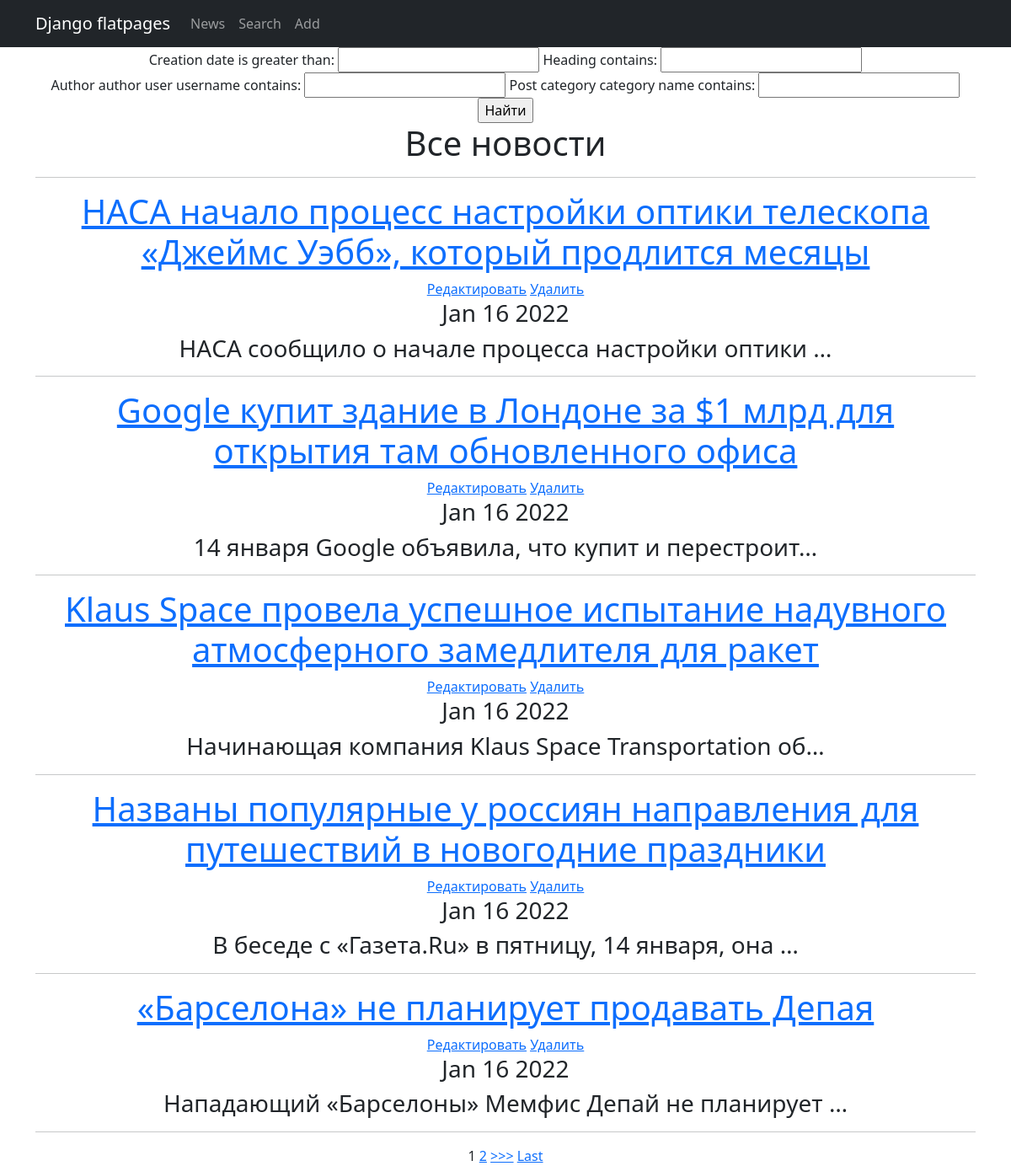
The app's page /news/search/ with its own data.
### news/models.py (models this page shows, shortened)
class Post(models.Model):
    NEWS = 'NW'
    ARTICLE = 'AR'
    POST_TYPE = [(NEWS, 'Новость'),
                 (ARTICLE, 'Статья')]
    author = models.ForeignKey(Author, on_delete=models.CASCADE)
    post_type = models.CharField(max_length=2, choices=POST_TYPE, default=ARTICLE)
    creation_date = models.DateTimeField(auto_now_add=True)
    post_category = models.ManyToManyField(Category, through='PostCategory')
    heading = models.CharField(max_length=128)
    text = models.TextField()
    rating = models.IntegerField(default=0)

### news/views.py (the view)
# urls.py: path('search/', Search.as_view()),
class Search(ListView):
    model = Post
    template_name = 'search.html'
    context_object_name = 'search'
    ordering = ['-creation_date']
    paginate_by = 5
    def get_filter(self):
        return NewsFilter(self.request.GET, queryset=super().get_queryset())
    def get_queryset(self):
        return self.get_filter().qs
    def get_context_data(self, *args, **kwargs):
        return {
            **super().get_context_data(*args, **kwargs),
            'filter': self.get_filter(),
        }

### news/templatetags/custom_filters.py (called while the page is built)
@register.filter(name='censor')
def censor(text):
    bad_words = ['badword1', 'badword2']
    new_text = text.split(' ')
    for i, word in enumerate(new_text):
        for bad_word in bad_words:
            if word == bad_word:
                new_text[i] = '*'*len(word)
    censored = ' '.join(new_text)
    return censored

### news/templates/search.html (shortened to what this page needs)
{% extends 'flatpages/default.html' %}
{% load custom_filters %}
{% block content %}
<form method="GET">
    {{ filter.form }}
    <input type="submit" value="Найти">
</form>
    <h1>Все новости</h1>
    <hr>
    {% if search %}
        {% for post in search %}
            <h1><a href="{% url 'post' post.id %}">{{ post.heading|censor }}</a></h1>
            <a href="{% url 'post_edit' post.id %}"><u>Редактировать</u></a>
            <a href="{% url 'post_delete' post.id %}"><u> Удалить </u></a>
            <h3>{{ post.creation_date|date:'M d Y' }}</h3>
            <h3>{{ post.text|truncatechars:50|censor }}</h3>
            <hr>
        {% endfor %}
    {% else %}
        <h2>Новостей нет</h2>
    {% endif %}
{% if is_paginated %}
    {% for num in page_obj.paginator.page_range %}
        {% if page_obj.number == num %}
            <a>{{ num }}</a>
        {% elif num > page_obj.number|add:'-2' and num < page_obj.number|add:'2' %}
            <a href="?page={{ num }}">{{ num }}</a>
        {% endif %}
    {% endfor %}
    {% if page_obj.has_next %}
        <a href="?page={{ page_obj.next_page_number }}">>>></a>
        <a href="?page={{ page_obj.paginator.num_pages }}">Last</a>
    {% endif %}
{% endif %}
{% endblock content %}

### records on screen
Post: heading|censor "НАСА начало процесс настройки оптики телескопа «Джеймс Уэбб», который продлится месяцы", creation_date "Jan 16 2022", text|censor "НАСА сообщило о начале процесса настройки оптики …"
Post: heading|censor "Google купит здание в Лондоне за $1 млрд для открытия там обновленного офиса", creation_date "Jan 16 2022", text|censor "14 января Google объявила, что купит и перестроит…"
Post: heading|censor "Klaus Space провела успешное испытание надувного атмосферного замедлителя для ракет", creation_date "Jan 16 2022", text|censor "Начинающая компания Klaus Space Transportation об…"
Post: heading|censor "Названы популярные у россиян направления для путешествий в новогодние праздники", creation_date "Jan 16 2022", text|censor "В беседе с «Газета.Ru» в пятницу, 14 января, она …"
Post: heading|censor "«Барселона» не планирует продавать Депая", creation_date "Jan 16 2022", text|censor "Нападающий «Барселоны» Мемфис Депай не планирует …"

### other values on screen
{{ num }} "1"
{{ num }} "2"
